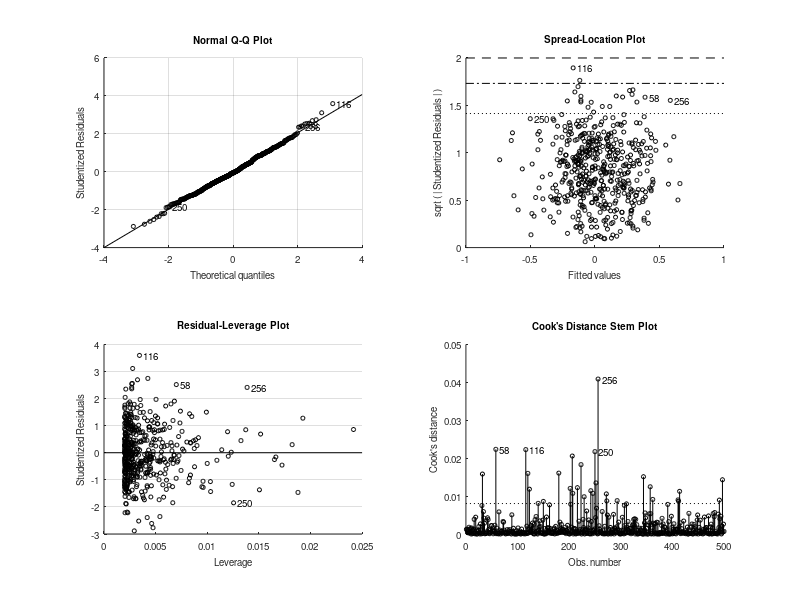
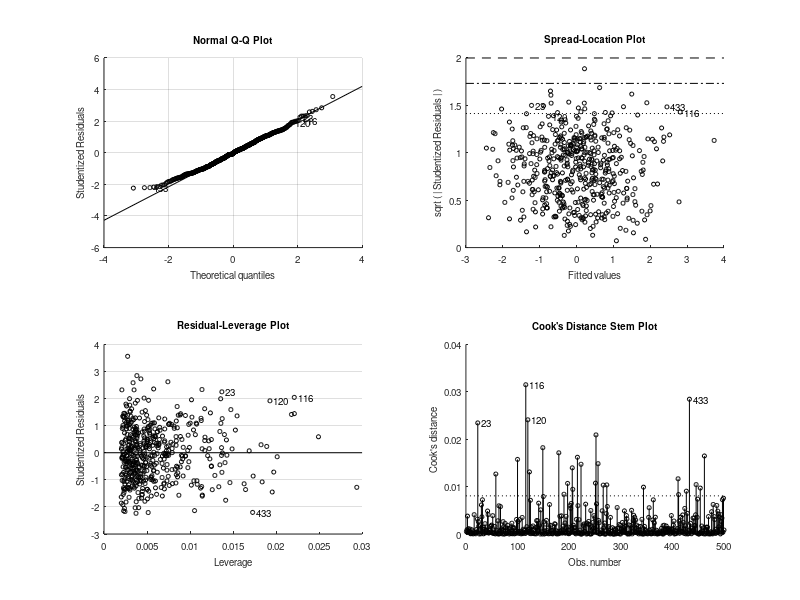

These figures' MATLAB source, in order: (Note: this script raises an error after producing the figures.)
%% Chapter 26 Lab: Experiments, Observation, and Causality (MATLAB)
% This lab accompanies Chapter 26, "Experiments, Observation, and
% Causality". Causal structure is one of the few things in statistics you
% can *see* directly, because in simulation you know the ground truth.
% You will:
%
%   1. Recreate the hormone replacement therapy (HRT) story: the same
%      simulated population analyzed observationally vs. as a randomized trial
%   2. Simulate a confounder and show that covariate adjustment removes bias
%   3. Simulate a collider and show that adjustment (or selection) CREATES bias
%   4. Preview mediation analysis on a task -> brain -> behavior chain
%
% Requirements: base MATLAB + Statistics and Machine Learning Toolbox
% (fitlm). Section 5 optionally uses the CANlab Mediation Toolbox:
%   https://github.com/canlab/MediationToolbox
% Simulation design adapted from CANlab teaching code (github.com/canlab;
% FMRI_simulations covariates_in_regression.m) and CANlab Mediation
% Toolbox tutorials.
%
% Runtime: under a minute. All data are simulated.
%
% Companion to: https://torwager.github.io/elements-of-fmri-tutorials/book/part5/ch26-experiments-observation-and-causality

%% 1. Observation vs. experiment: the HRT story in numbers
% Observational studies found HRT associated with LOWER heart disease risk;
% a randomized trial showed it CAUSES a higher risk. The culprit:
% healthy-user bias. Healthier people were more likely to elect HRT, and
% being healthy independently protects against heart disease.
%
% We simulate one population where treatment is truly HARMFUL (+0.3 on a
% disease-risk score), then analyze it two ways.

rng(26);                             % seed, for reproducible random numbers
n = 5000;                            % number of simulated people
b_true = 0.3;                        % TRUE causal effect of treatment: harmful

H = randn(n, 1);                     % latent "general health" (unmeasured!)

% Observational study: healthier people opt in to treatment
p_take = 1 ./ (1 + exp(-1.5 * H));   % P(taking HRT) rises with health
T_obs  = double(rand(n, 1) < p_take);
Y_obs  = b_true * T_obs - 1.0 * H + randn(n, 1);   % health lowers disease risk

% Randomized trial: coin-flip assignment, same causal model
T_rct = double(rand(n, 1) < 0.5);
Y_rct = b_true * T_rct - 1.0 * H + randn(n, 1);

obs_effect = mean(Y_obs(T_obs == 1)) - mean(Y_obs(T_obs == 0));
rct_effect = mean(Y_rct(T_rct == 1)) - mean(Y_rct(T_rct == 0));

fprintf('True causal effect of treatment:                 %+.2f (harmful)\n', b_true);
fprintf('Observational estimate (self-selected):          %+.2f  <-- looks protective!\n', obs_effect);
fprintf('Randomized trial estimate:                       %+.2f  <-- correct\n', rct_effect);

%%
% The observational study gets the SIGN wrong: the treated group is
% healthier to begin with. Randomization makes treatment independent of
% health -- and of every confounder we did not think to measure. Note that
% we never used H in the analysis: that is the magic of randomization.

%% 2. A confounder: adjusting for it removes bias
% The confounder C drives both the exposure X and the outcome Y:
%
%   X = a*C + u,      Y = b*X + c*C + e
%
% with a = 0.7, b = +0.4 (the true effect), c = -1.2. Regressing Y on X
% alone gives, in expectation, b + a*c/(a^2 + 1) ~= -0.16: biased right
% past zero to the wrong sign. Adjusting for C recovers b. We repeat the
% experiment 500 times to see the whole sampling distribution.

n = 500; n_reps = 500;               % n = sample size per replication; n_reps = replications
a = 0.7; b = 0.4; c = -1.2;          % C->X, X->Y (true), C->Y paths

est = zeros(n_reps, 2);              % columns: naive, adjusted
for i = 1:n_reps
    C = randn(n, 1);
    X = a * C + randn(n, 1);
    Y = b * X + c * C + randn(n, 1);

    m1 = fitlm(X, Y);                % naive: omit the confounder
    m2 = fitlm([X C], Y);            % adjusted for the confounder
    est(i, 1) = m1.Coefficients.Estimate(2);
    est(i, 2) = m2.Coefficients.Estimate(2);
end

fprintf('True effect b = %.2f\n', b);
fprintf('Naive    (omit C):    mean estimate = %+.3f (theory: %+.3f)\n', ...
    mean(est(:, 1)), b + a * c / (a^2 + 1));
fprintf('Adjusted (include C): mean estimate = %+.3f\n', mean(est(:, 2)));

figure('Color', 'w');
histogram(est(:, 1), 30); hold on;
histogram(est(:, 2), 30);
xline(b, 'k--', 'LineWidth', 2);
xline(0, 'Color', [.5 .5 .5]);
xlabel('Estimated effect of X on Y'); ylabel('Count (500 replications)');
title('Confounder: adjustment removes the bias');
legend({'Naive (omit C)', 'Adjusted for C', 'True effect'});

%%
% Every naive replication is biased -- the whole histogram sits on the
% wrong side of zero -- while adjusted estimates cluster around the truth.
% This is the case where "controlling for" a covariate is exactly right:
% the covariate is a COMMON CAUSE of exposure and outcome. In fMRI, this
% is the logic behind motion regressors, physiological covariates, and
% matching groups on age and sex.

%% 3. A collider: adjusting for it CREATES bias
% Now flip the arrows. X and Y are truly unrelated, but both feed a
% downstream composite S = X + Y + noise (think: an "inclusion score"
% summarizing performance and data quality). S is a COLLIDER: arrows
% collide into it. Conditioning on a collider opens a spurious path
% between its causes.

est_col = zeros(n_reps, 2);          % columns: naive, collider-adjusted
for i = 1:n_reps
    X = randn(n, 1);
    Y = randn(n, 1);                 % true effect of X on Y = 0
    S = X + Y + randn(n, 1);         % collider: caused by BOTH X and Y

    m1 = fitlm(X, Y);                % correct model
    m2 = fitlm([X S], Y);            % "controls for" S -> biased!
    est_col(i, 1) = m1.Coefficients.Estimate(2);
    est_col(i, 2) = m2.Coefficients.Estimate(2);
end

fprintf('True effect of X on Y = 0\n');
fprintf('Naive (no adjustment):   mean estimate = %+.3f\n', mean(est_col(:, 1)));
fprintf('Adjusted for collider S: mean estimate = %+.3f  <-- spurious!\n', mean(est_col(:, 2)));

figure('Color', 'w');
histogram(est_col(:, 1), 30); hold on;
histogram(est_col(:, 2), 30);
xline(0, 'k--', 'LineWidth', 2);
xlabel('Estimated effect of X on Y'); ylabel('Count (500 replications)');
title('Collider: adjustment CREATES the bias');
legend({'Naive (correct)', 'Adjusted for collider S', 'True effect (0)'});

%% 3b. Selection is conditioning too
% You do not need to enter the collider in the model: analyzing only
% observations with high S (keeping only "clean, high-performance" trials
% or participants) conditions on it just the same.

X = randn(2000, 1);                  % 2,000 simulated observations
Y = randn(2000, 1);                  % truly unrelated
S = X + Y + randn(2000, 1);          % collider ("inclusion score")
keep = S > median(S);                % post-hoc selection on the collider

r_all = corr(X, Y);
r_sel = corr(X(keep), Y(keep));

figure('Color', 'w');
subplot(1, 2, 1);
scatter(X, Y, 6, 'filled', 'MarkerFaceAlpha', 0.3);
title(sprintf('All observations: r = %+.2f', r_all));
xlabel('X'); ylabel('Y'); axis square
subplot(1, 2, 2);
scatter(X(keep), Y(keep), 6, 'filled', 'MarkerFaceAlpha', 0.3, ...
    'MarkerFaceColor', [0.7 0.2 0.2]);
title(sprintf('Selected on S > median: r = %+.2f', r_sel));
xlabel('X'); axis square

%%
% Among selected observations, X and Y are negatively correlated even
% though they are causally unrelated: to make it past the threshold, an
% observation low on X must be high on Y. This is why post-hoc exclusion
% of trials or subjects based on performance, missing behavioral data, or
% head motion needs scrutiny.
%
% RULE OF THUMB: adjust for common CAUSES (confounders); never adjust for
% common EFFECTS (colliders). The regression cannot tell the difference --
% only your causal model can.

%% 4. Mediation preview: task -> brain -> behavior
% In task fMRI the task X is randomized, but brain activity M and behavior
% Y are only observed. The brain sits in the middle of the causal chain --
% a MEDIATOR:
%
%   M = a*X + e_m,     Y = b*M + c'*X + e_y
%
%   a  : effect of task on brain (experimentally secured by randomization)
%   b  : brain-behavior relationship, controlling for the task
%   c' : direct effect of task on behavior, bypassing this brain measure
%   c  = c' + a*b : total effect;  a*b is the INDIRECT (mediated) effect
%
% We simulate a painful-heat experiment: randomized stimulus intensity X,
% a brain response M, and reported pain Y.

n = 200;                             % participants
a_true = 0.6; b_true = 0.5; cprime_true = 0.2;   % true a, b, c' paths

X = [zeros(n/2, 1); ones(n/2, 1)];
X = X(randperm(n));                              % randomized low/high intensity
M = a_true * X + randn(n, 1);                    % brain response (observed)
Y = b_true * M + cprime_true * X + randn(n, 1);  % reported pain

m_a  = fitlm(X, M);                  % a-path:      M ~ X
m_c  = fitlm(X, Y);                  % total (c):   Y ~ X
m_y  = fitlm([X M], Y);              % c' and b:    Y ~ X + M

a_hat      = m_a.Coefficients.Estimate(2);
c_hat      = m_c.Coefficients.Estimate(2);
cprime_hat = m_y.Coefficients.Estimate(2);
b_hat      = m_y.Coefficients.Estimate(3);

fprintf('a  (task -> brain):       %+.3f  (true %.2f)\n', a_hat, a_true);
fprintf('b  (brain -> behavior|X): %+.3f  (true %.2f)\n', b_hat, b_true);
fprintf('c  (total effect):        %+.3f  (true %.2f)\n', c_hat, cprime_true + a_true * b_true);
fprintf('c'' (direct effect):       %+.3f  (true %.2f)\n', cprime_hat, cprime_true);
fprintf('a*b (indirect effect):    %+.3f = c - c'' = %+.3f\n', ...
    a_hat * b_hat, c_hat - cprime_hat);

%% 4b. Bootstrap test of the indirect effect
% Because a*b is a product of estimates, its sampling distribution is
% skewed; the standard test uses the bootstrap: resample participants with
% replacement and read the confidence interval off the a*b distribution.

n_boot = 2000;                       % bootstrap resamples; ~5,000-10,000 for published CIs
ab_boot = zeros(n_boot, 1);
for i = 1:n_boot
    idx = randi(n, n, 1);            % resample participants
    Xb = X(idx); Mb = M(idx); Yb = Y(idx);
    mb_a = fitlm(Xb, Mb);
    mb_y = fitlm([Xb Mb], Yb);
    ab_boot(i) = mb_a.Coefficients.Estimate(2) * mb_y.Coefficients.Estimate(3);
end

ci = prctile(ab_boot, [2.5 97.5]);
p_boot = 2 * min(mean(ab_boot <= 0), mean(ab_boot >= 0));

figure('Color', 'w');
histogram(ab_boot, 40); hold on;
xline(0, 'Color', [.5 .5 .5]);
xline(a_true * b_true, 'k--', 'LineWidth', 2);
xline(ci(1), 'r:', 'LineWidth', 2); xline(ci(2), 'r:', 'LineWidth', 2);
xlabel('Bootstrap indirect effect (a*b)'); ylabel('Count');
title(sprintf('Indirect effect: 95%% CI [%.2f, %.2f], p = %.4f', ci(1), ci(2), p_boot));

%% 5. The same analysis with the CANlab Mediation Toolbox (optional)
% The CANlab Mediation Toolbox wraps this whole analysis -- paths, bootstrap
% tests, and path diagrams -- in a single call, and extends it voxel-wise to
% whole-brain "mediation effect parametric mapping".
% Adapted from CANlab mediation tutorials (canlab.github.io, mediation_1_basics).

if exist('mediation', 'file')
    [paths, stats] = mediation(X, Y, M, 'boot', 'plots', 'verbose', 'bootsamples', 5000);
else
    disp('CANlab Mediation Toolbox not on path; skipping.');
    disp('Get it at https://github.com/canlab/MediationToolbox');
end

%% Wrap-up
% * Randomization makes the IV independent of ALL confounders, even
%   unmeasured ones: the observational and RCT analyses of the same
%   population gave opposite signs.
% * Confounders (common causes): adjust for them, and bias goes away.
% * Colliders (common effects): adjust for them -- or select observations
%   on them -- and bias appears out of nowhere.
% * Mediators carry the effect: adjusting converts a total effect into a
%   direct effect. That changes the question; it does not fix bias.
% * The brain in task fMRI is a mediator: task -> brain is experimental;
%   brain -> behavior needs converging causal evidence.
%
% Next, Chapter 27 applies these principles to designing task fMRI
% experiments.
